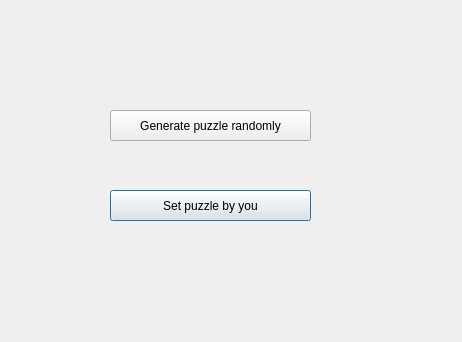
<?xml version="1.0" encoding="UTF-8"?>
<ui version="4.0">
 <class>LoginDlg</class>
 <widget class="QDialog" name="LoginDlg">
  <property name="geometry">
   <rect>
    <x>0</x>
    <y>0</y>
    <width>462</width>
    <height>342</height>
   </rect>
  </property>
  <property name="windowTitle">
   <string>Dialog</string>
  </property>
  <widget class="QPushButton" name="pushButton">
   <property name="geometry">
    <rect>
     <x>110</x>
     <y>190</y>
     <width>201</width>
     <height>31</height>
    </rect>
   </property>
   <property name="text">
    <string>Set puzzle by you</string>
   </property>
  </widget>
  <widget class="QPushButton" name="pushButton_2">
   <property name="geometry">
    <rect>
     <x>110</x>
     <y>110</y>
     <width>201</width>
     <height>31</height>
    </rect>
   </property>
   <property name="text">
    <string>Generate puzzle randomly</string>
   </property>
  </widget>
 </widget>
 <resources/>
 <connections>
  <connection>
   <sender>pushButton</sender>
   <signal>pressed()</signal>
   <receiver>LoginDlg</receiver>
   <slot>accept()</slot>
   <hints>
    <hint type="sourcelabel">
     <x>134</x>
     <y>200</y>
    </hint>
    <hint type="destinationlabel">
     <x>189</x>
     <y>116</y>
    </hint>
   </hints>
  </connection>
  <connection>
   <sender>pushButton_2</sender>
   <signal>clicked()</signal>
   <receiver>LoginDlg</receiver>
   <slot>accept()</slot>
   <hints>
    <hint type="sourcelabel">
     <x>272</x>
     <y>131</y>
    </hint>
    <hint type="destinationlabel">
     <x>268</x>
     <y>79</y>
    </hint>
   </hints>
  </connection>
 </connections>
</ui>
